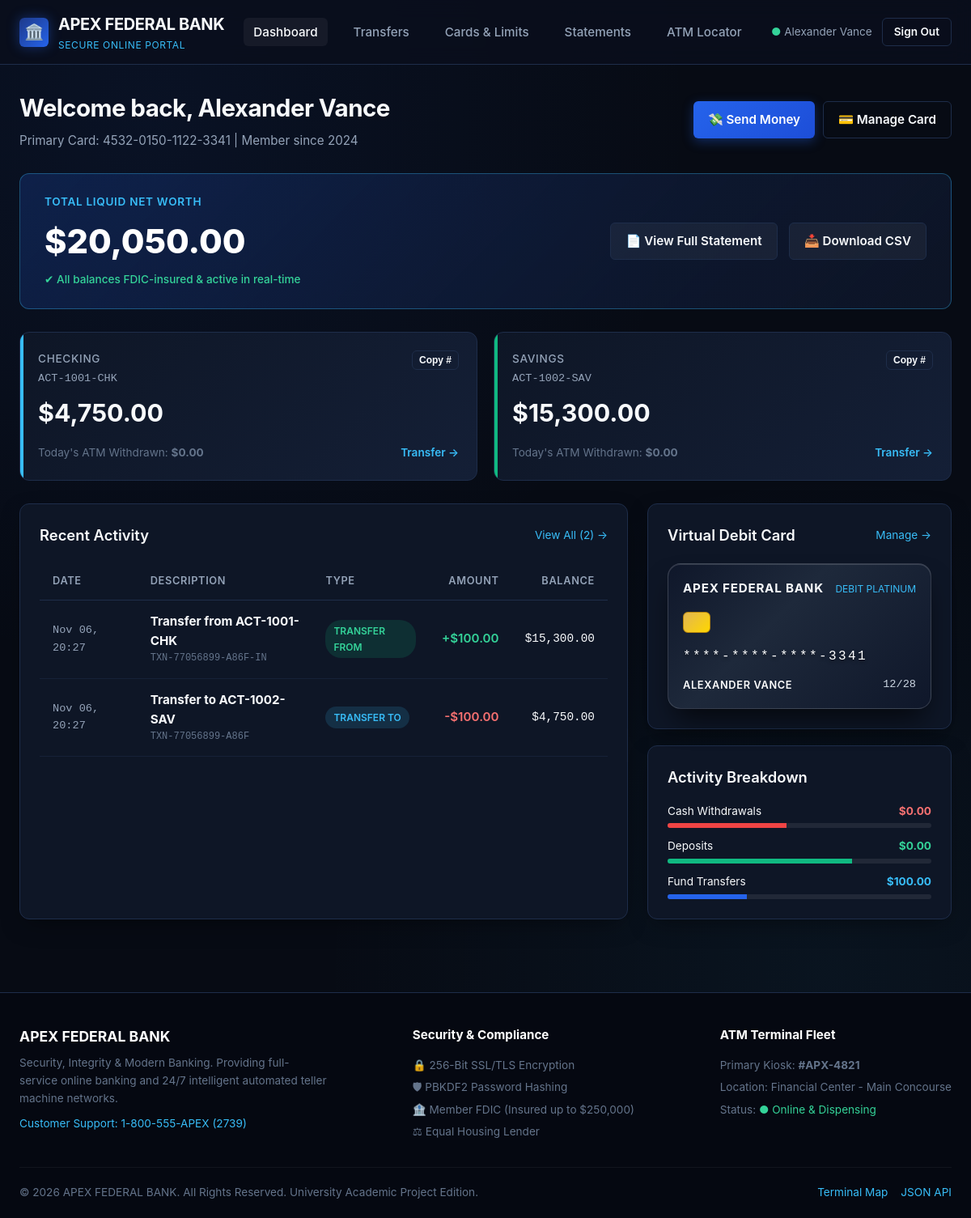
Page /dashboard (signed in) on the committed database.
### tables this page shows
CREATE TABLE cards (
                    card_number TEXT PRIMARY KEY,
                    holder_name TEXT NOT NULL,
                    hashed_pin TEXT NOT NULL,
                    salt TEXT NOT NULL,
                    expiry_date TEXT NOT NULL,
                    is_blocked INTEGER NOT NULL DEFAULT 0,
                    failed_attempts INTEGER NOT NULL DEFAULT 0,
                    primary_account_number TEXT NOT NULL
                );

CREATE TABLE accounts (
                    account_number TEXT PRIMARY KEY,
                    holder_name TEXT NOT NULL,
                    account_type TEXT NOT NULL,
                    balance REAL NOT NULL,
                    daily_withdrawn_today REAL NOT NULL DEFAULT 0.0,
                    last_withdrawal_date TEXT,
                    is_frozen INTEGER NOT NULL DEFAULT 0
                );

CREATE TABLE transactions (
                    tx_id TEXT PRIMARY KEY,
                    card_number TEXT NOT NULL,
                    account_number TEXT NOT NULL,
                    tx_type TEXT NOT NULL,
                    amount REAL NOT NULL,
                    balance_after REAL NOT NULL,
                    timestamp TEXT NOT NULL,
                    description TEXT,
                    notes_dispensed_json TEXT,
                    fee REAL DEFAULT 0.0
                );

### web/routes/dashboard.py (the view)
@dashboard_bp.route("/dashboard")
@login_required
def overview():
    repo, service, audit = get_services()
    card_number = session["card_number"]
    card = repo.get_card(card_number)
    if not card:
        session.clear()
        return redirect(url_for("auth.login"))
    accounts = service.get_accounts_for_card(card_number)
    total_net_worth = sum(acc.balance for acc in accounts)
    transactions = service.get_statement(card_number, limit=12)
    withdrawals_total = sum(t.amount for t in transactions if t.tx_type in (TransactionType.WITHDRAWAL, TransactionType.FAST_CASH))
    deposits_total = sum(t.amount for t in transactions if t.tx_type == TransactionType.DEPOSIT)
    transfers_total = sum(t.amount for t in transactions if t.tx_type == TransactionType.TRANSFER_OUT)
    return render_template(
        "dashboard.html",
        card=card,
        masked_card=mask_card_number(card.card_number),
        formatted_card=format_card_number(card.card_number),
        accounts=accounts,
        total_net_worth=total_net_worth,
        transactions=transactions,
        stats={
            "withdrawals": withdrawals_total,
            "deposits": deposits_total,
            "transfers": transfers_total,
        }
    )

### core/bank_service.py (called while the page is built)
    def get_accounts_for_card(self, card_number: str) -> List[Account]:
        return self.repo.get_accounts_for_card(card_number)

    def get_statement(self, card_number: str, limit: int = 10) -> List[Transaction]:
        return self.repo.get_transaction_history(card_number, limit)

### core/security.py (called while the page is built)
def clean_card_number(card_number: str) -> str:
    return re.sub(r'\D', '', card_number)

def format_card_number(card_number: str) -> str:
    digits = clean_card_number(card_number)
    if len(digits) == 16:
        return f"{digits[0:4]}-{digits[4:8]}-{digits[8:12]}-{digits[12:16]}"
    return digits

def mask_card_number(card_number: str) -> str:
    digits = clean_card_number(card_number)
    if len(digits) < 4:
        return "****"
    last_four = digits[-4:]
    return f"****-****-****-{last_four}"

### storage/database.py (called while the page is built)
def get_connection(db_path: Path = DB_PATH) -> sqlite3.Connection:
    conn = sqlite3.connect(str(db_path), check_same_thread=False)
    conn.execute("PRAGMA foreign_keys = ON;")
    conn.row_factory = sqlite3.Row
    return conn

### storage/repository.py (called while the page is built)
    def get_cassettes(self) -> Dict[int, int]:
        cur = self.conn.execute("SELECT denomination, count FROM cassettes ORDER BY denomination DESC")
        return {row["denomination"]: row["count"] for row in cur.fetchall()}

### web/routes/auth.py (called while the page is built)
def get_services():
    conn = get_connection()
    repo = BankRepository(conn)
    audit = AuditLogger(conn)
    dispenser = CashDispenser(repo)
    service = BankService(repo, dispenser, audit)
    return repo, service, audit

def login_required(f):
    @wraps(f)
    def decorated_function(*args, **kwargs):
        if "card_number" not in session:
            flash("Please sign in to access your online banking dashboard.", "warning")
            return redirect(url_for("auth.login", next=request.url))
        return f(*args, **kwargs)
    return decorated_function

### web/templates/dashboard.html (shortened to what this page needs)
{% extends "base.html" %}
{% block content %}
<div class="page-header">
    <div>
        <h1 class="page-title">Welcome back, {{ card.holder_name }}</h1>
        <p class="page-subtitle">Primary Card: {{ formatted_card }} | Member since 2024</p>
    </div>
    <div style="display: flex; gap: 10px;">
        <a href="{{ url_for('transfers.transfer') }}" class="btn btn-primary">
            💸 Send Money
        </a>
        <a href="{{ url_for('cards.manage') }}" class="btn btn-outline">
            💳 Manage Card
        </a>
    </div>
</div>
<div style="background: linear-gradient(135deg, rgba(37, 99, 235, 0.2), rgba(15, 23, 42, 0.8)); border: 1px solid rgba(56, 189, 248, 0.35); border-radius: var(--radius-md); padding: 24px 30px; margin-bottom: 28px; display: flex; justify-content: space-between; align-items: center; flex-wrap: wrap; gap: 20px;">
    <div>
        <div style="font-size: 0.85rem; color: var(--accent-cyan); text-transform: uppercase; font-weight: 600; letter-spacing: 0.05em;">Total Liquid Net Worth</div>
        <div style="font-size: 2.6rem; font-weight: 800; color: #FFFFFF; margin: 4px 0;">
            {{ total_net_worth | currency }}
        </div>
        <div style="font-size: 0.85rem; color: #34D399; font-weight: 500;">
            ✔ All balances FDIC-insured & active in real-time
        </div>
    </div>
    <div style="display: flex; gap: 14px;">
        <a href="{{ url_for('public.statement') }}" class="btn btn-outline" style="background: rgba(255,255,255,0.05);">
            📄 View Full Statement
        </a>
        <a href="{{ url_for('public.download_csv') }}" class="btn btn-outline" style="background: rgba(255,255,255,0.05);">
            📥 Download CSV
        </a>
    </div>
</div>
<div class="stats-grid">
    {% for acc in accounts %}
        <div class="stat-card {% if acc.account_type.value == 'CHECKING' %}checking{% else %}savings{% endif %}">
            <div style="display: flex; justify-content: space-between; align-items: flex-start;">
                <div>
                    <div class="stat-label">{{ acc.account_type.value }}</div>
                    <div style="font-family: var(--font-mono); font-size: 0.85rem; color: var(--text-secondary); margin-top: 2px;">
                        {{ acc.account_number }}
                    </div>
                </div>
                <button class="btn btn-outline btn-copy" data-copy="{{ acc.account_number }}" style="padding: 4px 8px; font-size: 0.75rem;">
                    Copy #
                </button>
            </div>
            <div class="stat-value">
                {{ acc.balance | currency }}
            </div>
            <div class="stat-footer" style="display: flex; justify-content: space-between; align-items: center; margin-top: 14px;">
                <span>Today's ATM Withdrawn: <strong>{{ acc.daily_withdrawn_today | currency }}</strong></span>
                <a href="{{ url_for('transfers.transfer') }}" style="font-size: 0.85rem; font-weight: 600;">Transfer →</a>
            </div>
        </div>
    {% endfor %}
</div>
<div style="display: grid; grid-template-columns: 2fr 1fr; gap: 24px; margin-top: 28px;">
    <div class="card-panel">
        <div class="card-header">
            <h2 class="card-title">Recent Activity</h2>
            <a href="{{ url_for('public.statement') }}" style="font-size: 0.85rem;">View All ({{ transactions | length }}) →</a>
        </div>
        {% if not transactions %}
            <div style="text-align: center; padding: 40px 20px; color: var(--text-muted);">
                <div style="font-size: 2rem; margin-bottom: 8px;">📭</div>
                No recent transactions recorded on this card.
            </div>
        {% else %}
            <div class="table-responsive">
                <table class="table-modern">
                    <thead>
                        <tr>
                            <th>Date</th>
                            <th>Description</th>
                            <th>Type</th>
                            <th style="text-align: right;">Amount</th>
                            <th style="text-align: right;">Balance</th>
                        </tr>
                    </thead>
                    <tbody>
                        {% for tx in transactions[:8] %}
                            <tr>
                                <td style="font-family: var(--font-mono); font-size: 0.85rem; color: var(--text-secondary);">
                                    {{ tx.timestamp.strftime("%b %d, %H:%M") }}
                                </td>
                                <td>
                                    <strong>{{ tx.description if tx.description else tx.tx_type.value }}</strong>
                                    <div style="font-size: 0.75rem; color: var(--text-muted); font-family: var(--font-mono);">
                                        {{ tx.tx_id }}
                                    </div>
                                </td>
                                <td>
                                    <span class="badge {% if tx.tx_type.value in ['CASH DEPOSIT', 'TRANSFER FROM'] %}badge-success{% else %}badge-info{% endif %}">
                                        {{ tx.tx_type.value }}
                                    </span>
                                </td>
                                <td style="text-align: right; font-weight: 600; color: {% if tx.tx_type.value in ['CASH DEPOSIT', 'TRANSFER FROM'] %}#34D399{% else %}#F87171{% endif %};">
                                    {% if tx.tx_type.value in ['CASH DEPOSIT', 'TRANSFER FROM'] %}+{% else %}-{% endif %}{{ tx.amount | currency }}
                                </td>
                                <td style="text-align: right; font-family: var(--font-mono); font-size: 0.9rem;">
                                    {{ tx.balance_after | currency }}
                                </td>
                            </tr>
                        {% endfor %}
                    </tbody>
                </table>
            </div>
        {% endif %}
    </div>
    <div style="display: flex; flex-direction: column; gap: 20px;">
        <div class="card-panel">
            <div class="card-header">
                <h3 class="card-title">Virtual Debit Card</h3>
                <a href="{{ url_for('cards.manage') }}" style="font-size: 0.85rem;">Manage →</a>
            </div>
            <div class="virtual-card {% if card.is_blocked %}frozen{% endif %}" style="height: 180px; padding: 18px; margin: 0 auto;">
                <div class="card-top">
                    <span class="card-bank-name">{{ BANK_NAME }}</span>
                    <span style="font-size: 0.75rem; color: #38BDF8;">DEBIT PLATINUM</span>
                </div>
                <div class="card-chip" style="width: 34px; height: 26px; margin: 6px 0;"></div>
                <div class="card-number" style="font-size: 1rem;">{{ masked_card }}</div>
                <div class="card-bottom">
                    <span class="card-holder-name" style="font-size: 0.8rem;">{{ card.holder_name }}</span>
                    <span class="card-expiry">{{ card.expiry_date }}</span>
                </div>
            </div>
        </div>
        <div class="card-panel">
            <h3 class="card-title" style="margin-bottom: 16px;">Activity Breakdown</h3>
            <div style="display: flex; flex-direction: column; gap: 12px;">
                <div>
                    <div style="display: flex; justify-content: space-between; font-size: 0.85rem; margin-bottom: 4px;">
                        <span>Cash Withdrawals</span>
                        <strong style="color: #F87171;">{{ stats.withdrawals | currency }}</strong>
                    </div>
                    <div style="height: 6px; background: rgba(255,255,255,0.08); border-radius: 4px; overflow: hidden;">
                        <div style="height: 100%; width: 45%; background: #EF4444;"></div>
                    </div>
                </div>
                <div>
                    <div style="display: flex; justify-content: space-between; font-size: 0.85rem; margin-bottom: 4px;">
                        <span>Deposits</span>
                        <strong style="color: #34D399;">{{ stats.deposits | currency }}</strong>
                    </div>
                    <div style="height: 6px; background: rgba(255,255,255,0.08); border-radius: 4px; overflow: hidden;">
                        <div style="height: 100%; width: 70%; background: #10B981;"></div>
                    </div>
                </div>
                <div>
                    <div style="display: flex; justify-content: space-between; font-size: 0.85rem; margin-bottom: 4px;">
                        <span>Fund Transfers</span>
                        <strong style="color: #38BDF8;">{{ stats.transfers | currency }}</strong>
                    </div>
                    <div style="height: 6px; background: rgba(255,255,255,0.08); border-radius: 4px; overflow: hidden;">
                        <div style="height: 100%; width: 30%; background: #2563EB;"></div>
                    </div>
                </div>
            </div>
        </div>
    </div>
</div>
{% endblock %}

### rows in the picture
cards: holder_name "Alexander Vance", holder_name "ALEXANDER VANCE", expiry_date "12/28"
accounts: account_type.value "CHECKING", account_number "ACT-1001-CHK", balance "$4,750.00", daily_withdrawn_today "$0.00"
accounts: account_type.value "SAVINGS", account_number "ACT-1002-SAV", balance "$15,300.00", daily_withdrawn_today "$0.00"
transactions: timestamp "Nov 06, 20:27", description "Transfer from ACT-1001-CHK", tx_id "TXN-77056899-A86F-IN", tx_type.value "TRANSFER FROM", amount "$100.00", balance_after "$15,300.00"
transactions: timestamp "Nov 06, 20:27", description "Transfer to ACT-1002-SAV", tx_id "TXN-77056899-A86F", tx_type.value "TRANSFER TO", amount "$100.00", balance_after "$4,750.00"

### other values in the picture
{{ BANK_NAME }} "APEX FEDERAL BANK"
{{ session.holder_name }} "Alexander Vance"
{{ total_net_worth | currency }} "$20,050.00"
{{ transactions | length }} "2"
{{ masked_card }} "****-****-****-3341"
{{ stats.withdrawals | currency }} "$0.00"
{{ stats.deposits | currency }} "$0.00"
{{ stats.transfers | currency }} "$100.00"
{{ BANK_TAGLINE }} "Security, Integrity & Modern Banking"
{{ SUPPORT_PHONE }} "1-800-555-APEX (2739)"
{{ TERMINAL_ID }} "APX-4821"
{{ TERMINAL_LOCATION }} "Financial Center - Main Concourse"
